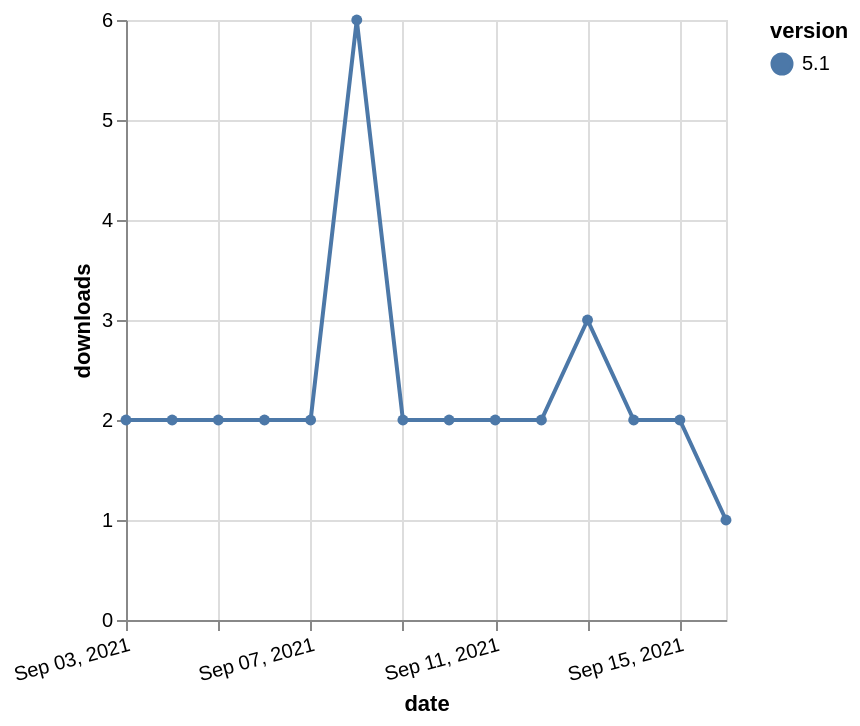

Source (Vega-Lite JSON):
### Vega-Lite specification from a JSON file in a GitHub repository (floating-point values rounded to 4 significant figures)
{"$schema": "https://vega.github.io/schema/vega-lite/v5.json", "description": "A simple bar chart with embedded data.", "data": {"values": [{"date": "2021-09-03", "total": 2833, "delta": 2, "version": "5.1"}, {"date": "2021-09-04", "total": 2835, "delta": 2, "version": "5.1"}, {"date": "2021-09-05", "total": 2837, "delta": 2, "version": "5.1"}, {"date": "2021-09-06", "total": 2839, "delta": 2, "version": "5.1"}, {"date": "2021-09-07", "total": 2841, "delta": 2, "version": "5.1"}, {"date": "2021-09-08", "total": 2847, "delta": 6, "version": "5.1"}, {"date": "2021-09-09", "total": 2849, "delta": 2, "version": "5.1"}, {"date": "2021-09-10", "total": 2851, "delta": 2, "version": "5.1"}, {"date": "2021-09-11", "total": 2853, "delta": 2, "version": "5.1"}, {"date": "2021-09-12", "total": 2855, "delta": 2, "version": "5.1"}, {"date": "2021-09-13", "total": 2858, "delta": 3, "version": "5.1"}, {"date": "2021-09-14", "total": 2860, "delta": 2, "version": "5.1"}, {"date": "2021-09-15", "total": 2862, "delta": 2, "version": "5.1"}, {"date": "2021-09-16", "total": 2863, "delta": 1, "version": "5.1"}]}, "width": "container", "mark": {"type": "line", "point": {"filled": true}}, "encoding": {"x": {"field": "date", "type": "temporal", "timeUnit": "yearmonthdate", "title": "date", "axis": {"labelAngle": -15}}, "y": {"field": "delta", "type": "quantitative", "title": "downloads"}, "color": {"field": "version", "type": "nominal"}, "tooltip": {"field": "delta"}}}
